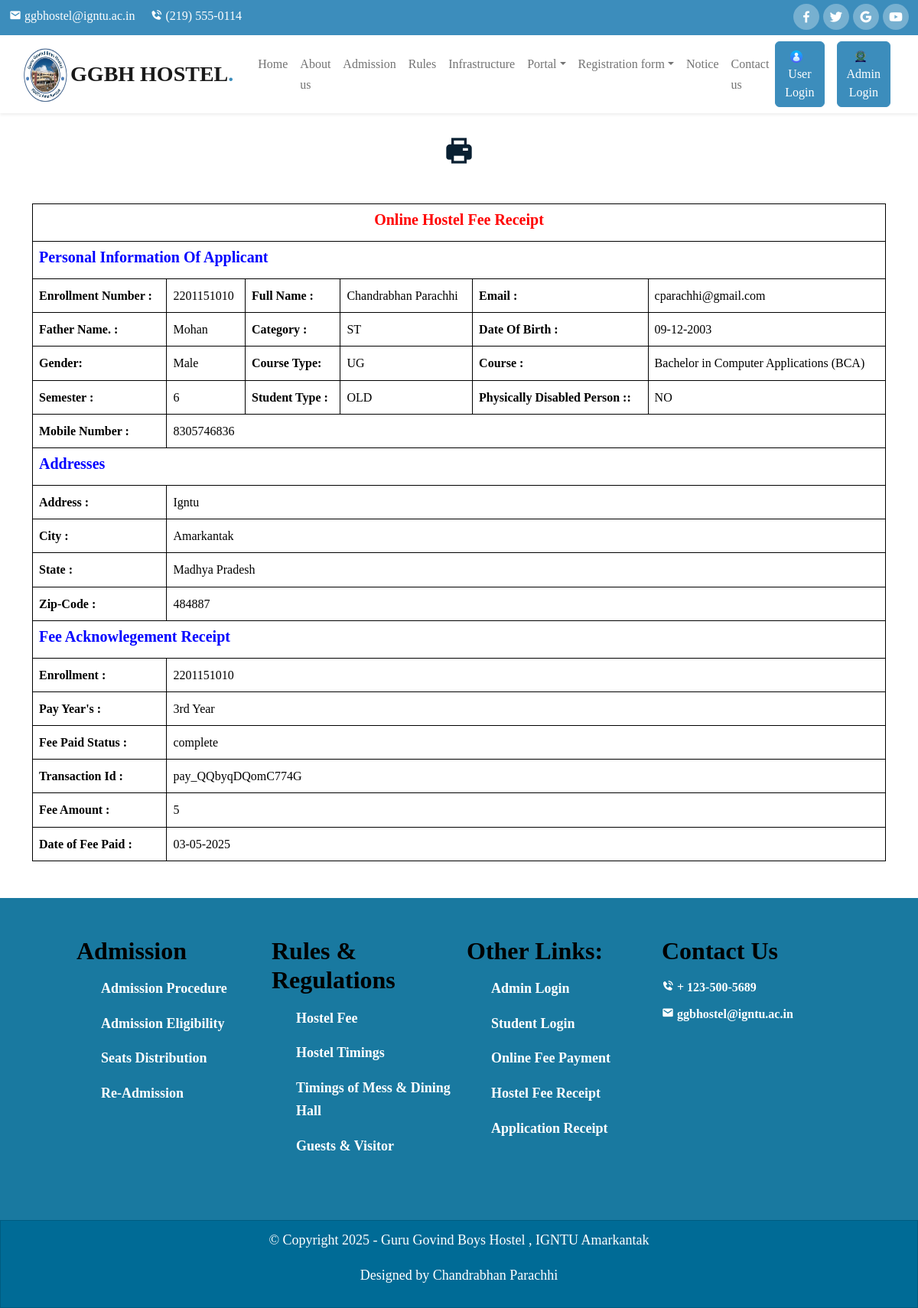
Screenshot of /report-generate/viewfeereceipt.php?payment_id=pay_QQbyqDQomC774G (signed in) with the database file from the repository.
### tables this page shows
CREATE TABLE `paymentdetails` (
  `id` int(11) NOT NULL,
  `enrollment` varchar(255) NOT NULL,
  `name` varchar(255) NOT NULL,
  `fname` varchar(255) NOT NULL,
  `course_type` varchar(255) NOT NULL,
  `course_name` varchar(255) NOT NULL,
  `dob` date NOT NULL,
  `semester` int(11) NOT NULL,
  `gender` varchar(10) NOT NULL,
  `category` varchar(20) NOT NULL,
  `mobile` varchar(10) NOT NULL,
  `physical_disable` varchar(10) NOT NULL,
  `email` varchar(255) NOT NULL,
  `address` varchar(255) NOT NULL,
  `city` varchar(255) NOT NULL,
  `state` varchar(255) NOT NULL,
  `zipcode` int(11) NOT NULL,
  `amount` int(11) NOT NULL,
  `student_type` varchar(20) NOT NULL,
  `pay_year` varchar(200) NOT NULL,
  `pay_date` date NOT NULL,
  `transaction_id` varchar(255) NOT NULL,
  `payment_status` varchar(255) NOT NULL
);

### report-generate/viewfeereceipt.php (the view, shortened to what this page needs)
<!DOCTYPE html>
<html lang="en">
<head>
    <link href='https://unpkg.com/boxicons@2.1.4/css/boxicons.min.css' rel='stylesheet'>
    <?php require('./includes/links.php') ?>
    <?php require('./includes/header.php') ?>
</head>
<body>
<?php
if(isset($_GET['payment_id']))
{
    $transaction_id = $_GET['payment_id'];
    $sql ="select * from paymentdetails where transaction_id='$transaction_id'";
    $data = mysqli_query($con,$sql);
    $total = mysqli_num_rows($data);
    if($total)
    {
        $query ="select * from paymentdetails where transaction_id='$transaction_id'";
        $result = mysqli_query($con,$query);
        if (!$result)
        {
            die("connection failed" . mysqli_error($con));
        }
        else
        {
            while ($row = mysqli_fetch_assoc($result))
            {
                ?>
                    <div class="print">
                        <a href="printfeereceipt.php?enroll=<?php echo $row['enrollment']?> & year=<?php echo $row['pay_year']?>"> <i class='bx bxs-printer text-center'></i></a>
                    </div>
                <div class="container mb-5 box" style="margin-top: 30px; width:100%;">
                <div class="panel panel-default">
                    <div class="panel-body">
                        <table class="table table-bordered rounded"border="1">
                                <tbody>
                                    <tr>
                                        <td colspan="6" style="text-align:center; color:blue">
                                            <h3>Online Hostel Fee Receipt</h3>
                                        </td>
                                    </tr>
                                    <tr>
                                        <td colspan="6" style="color:red">
                                            <h4>Personal Information Of Applicant</h4>
                                        </td>
                                    </tr>
                                    <tr>
                                        <td><b>Enrollment Number :</b></td>
                                        <td><?php echo $row['enrollment'] ?></td>
                                        <td><b>Full Name :</b></td>
                                        <td><?php echo $row['name'] ?></td>
                                        <td><b>Email :</b></td>
                                        <td><?php echo $row['email'] ?></td>
                                    </tr>
                                    <tr>
                                        <td><b>Father Name. :</b></td>
                                        <td><?php echo $row['fname'] ?></td>
                                        <td><b>Category :</b></td>
                                        <td><?php echo $row['category'] ?></td>
                                        <td><b>Date Of Birth :</b></td>
                                        <td><?php $wop = $row['dob']; print date("d-m-Y",strtotime($wop))?></td>
                                    </tr>
                                    <tr>
                                        <td><b>Gender:</b></td>
                                        <td><?php echo $row['gender'] ?></td>
                                        <td><b>Course Type:</b></td>
                                        <td><?php echo $row['course_type'] ?></td>
                                        <td><b>Course  :</b></td>
                                        <td><?php echo $row['course_name'] ?></td>
                                    </tr>
                                    <tr>
                                        <td><b>Semester :</b></td>
                                        <td ><?php echo $row['semester'] ?></td>
                                        <td><b>Student Type :</b></td>
                                        <td><?php echo $row['student_type'] ?></td>
                                        <td><b>Physically Disabled Person ::</b></td>
                                        <td><?php echo $row['physical_disable'] ?></td>
                                    </tr>
                                    <tr>
                                    <td><b>Mobile Number  :</b></td>
                                    <td  colspan="6"><?php echo $row['mobile'] ?></td>
                                    </tr>
                                    <tr>
                                        <td colspan="6" style="color:blue">
                                            <h4>Addresses</h4>
                                        </td>
                                    </tr>
                                    <tr>
                                        <td><b>Address :</b></td>
                                        <td colspan="5"><?php echo $row['address']?></td>
                                    </tr>
                                    <tr>
                                        <td><b>City :</b></td>
                                        <td colspan="5"><?php echo $row['city']?></td>
                                    </tr>
                                    <tr>
                                        <td><b>State :</b></td>
                                        <td colspan="5"><?php echo $row['state']?></td>
                                    </tr>
                                    <tr>
                                        <td><b>Zip-Code :</b></td>
                                        <td colspan="5"><?php echo $row['zipcode']?></td>
                                    </tr>
                                    <tr>
                                        <td colspan="6" style="color:green">
                                            <h4>Fee Acknowlegement Receipt</h4>
                                        </td>
                                    </tr>
                                    <tr>
                                        <td><b>Enrollment :</b></td>
                                        <td colspan="5"><?php echo $row['enrollment']?></td>
                                    </tr>
                                    <tr>
                                        <td><b>Pay Year's  :</b></td>
                                        <td colspan="5"><?php echo $row['pay_year']?></td>
                                    </tr>
                                    <tr>
                                        <td><b>Fee Paid Status :</b></td>
                                        <td colspan="5"><?php echo $row['payment_status']?></td>
                                    </tr>
                                    <tr>
                                        <td><b>Transaction Id :</b></td>
                                        <td colspan="5"><?php echo $row['transaction_id']?></td>
                                    </tr>
                                    <tr>
                                        <td><b>Fee Amount :</b></td>
                                        <td colspan="5"><?php echo $row['amount']?></td>
                                    </tr>
                                    <tr>
                                        <td><b>Date of Fee Paid :</b></td>
                                        <td colspan="5"><?php $wop = $row['pay_date']; print date("d-m-Y",strtotime($wop))?></td>
                                    </tr>
                                </tbody>
                            </table>
                        </div>
                    </div>
                    </div>
<?php
                }
            }
        }
    }
?>
    <?php require('./includes/footer.php') ?>
</body>
</html>

### rows the page displays
paymentdetails: enrollment "2201151010", name "Chandrabhan Parachhi", email "cparachhi@gmail.com", fname "Mohan", category "ST", dob "09-12-2003", gender "Male", course_type "UG", course_name "Bachelor in Computer Applications (BCA)", semester "6", student_type "OLD", physical_disable "NO", mobile "8305746836", address "Igntu", city "Amarkantak", state "Madhya Pradesh", zipcode "484887", pay_year "3rd Year", payment_status "complete", transaction "pay_QQbyqDQomC774G", amount "5", pay_date "03-05-2025"
